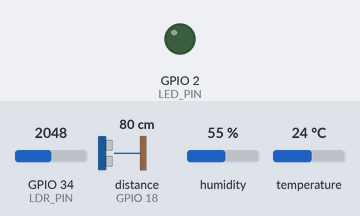
A sketch run on a simulated ESP32. Parts: output pins drawn as LEDs (lit = HIGH). Inputs (shaded band) come from the test bench; at power-on: GPIO 34 (LDR_PIN) = 2048, distance to the obstacle (sensor on GPIO 18) 80 cm, humidity 55 %, temperature 24 °C (analog values on the 0–4095 scale). The echo pulse lasts 58.3 µs per cm; WiFi joins after 1.5 s; servers stay silent unless stated; the local clock reads 2024-03-15 10:24:30 at power-on unless the sketch sets it; random numbers use the default seed unless the sketch sets one; no MQTT or app messages arrive unless stated; pins used as bus, display or sensor lines are not drawn; what the sketch prints to the serial monitor is not drawn.

Above: at 2.5 s.
At 5.05 s:
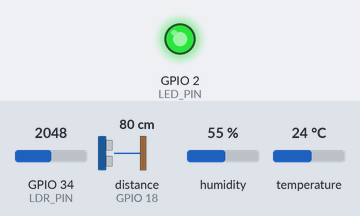
Timing chart, 0 to 6.5 s (numbered marks = the images above):
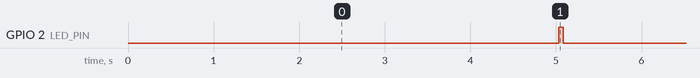

The sketch:

sketch.ino
```cpp
// Bai 2 - Thu thap du lieu IoT: ESP32 + DHT22 + LDR + HC-SR04 -> MQTT (JSON)
// Topic: <TOPIC_ROOT>/<SITE_ID>/<DEVICE_ID>/telemetry  (du lieu, QoS 0)
//        <TOPIC_ROOT>/<SITE_ID>/<DEVICE_ID>/status     (online/offline, retained, LWT)
#include <Arduino.h>
#include <WiFi.h>
#include <PubSubClient.h>
#include <DHTesp.h>
#include <math.h>
#include <sys/time.h>
#include <time.h>
#include <esp_sntp.h>

// ---------------- Cau hinh ----------------
const char* WIFI_SSID = "Wokwi-GUEST";
const char* WIFI_PASSWORD = "";
const char* MQTT_SERVER = "broker.emqx.io";
const uint16_t MQTT_PORT = 1883;
// Doi TOPIC_ROOT thanh ma rieng cua nhom (vd. ma sinh vien) va sua giong o config.toml.
const char* TOPIC_ROOT = "int14149/lab2";
const char* SITE_ID = "lab";
const char* DEVICE_ID = "esp32-01";
const char* FW_VERSION = "2.0.0";

const uint8_t DHT_PIN = 15;
const uint8_t TRIG_PIN = 5;
const uint8_t ECHO_PIN = 18;
const uint8_t LDR_PIN = 34;   // AO cua module quang tro (ADC1)
const uint8_t LED_PIN = 2;

const unsigned long SAMPLE_INTERVAL_MS = 5000;
const unsigned long WIFI_RETRY_MS = 10000;
const unsigned long MQTT_RETRY_MS = 5000;
const uint32_t NTP_RESYNC_MS = 60000;
const size_t BUFFER_CAPACITY = 120;      // 120 mau x 5 s = 10 phut luu tam khi mat ket noi
const size_t FLUSH_PER_LOOP = 10;        // gui bu toi da 10 mau moi vong lap
const size_t PAYLOAD_SIZE = 320;

// ---------------- Trang thai ----------------
WiFiClient wifiClient;
PubSubClient mqttClient(wifiClient);
DHTesp dht;
char telemetryTopic[128];
char statusTopic[128];

char ring[BUFFER_CAPACITY][PAYLOAD_SIZE];
size_t ringHead = 0;   // vi tri mau cu nhat
size_t ringCount = 0;
unsigned long droppedFromBuffer = 0;

unsigned long lastSample = 0;
unsigned long lastWiFiAttempt = 0;
unsigned long lastMqttAttempt = 0;
unsigned long sequenceNo = 0;
bool wifiWasConnected = false;
bool ntpStarted = false;

// ---------------- Thoi gian (NTP) ----------------
bool timeIsValid() {
  return time(nullptr) > 1700000000;  // sau 11/2023 => da dong bo NTP
}

uint64_t epochMillis() {
  struct timeval tv;
  gettimeofday(&tv, nullptr);
  return (uint64_t)tv.tv_sec * 1000ULL + (uint64_t)(tv.tv_usec / 1000);
}

// ---------------- Bo dem store-and-forward ----------------
void bufferPush(const char* payload) {
  if (ringCount == BUFFER_CAPACITY) {  // day: bo mau cu nhat
    ringHead = (ringHead + 1) % BUFFER_CAPACITY;
    ringCount--;
    droppedFromBuffer++;
  }
  const size_t tail = (ringHead + ringCount) % BUFFER_CAPACITY;
  strncpy(ring[tail], payload, PAYLOAD_SIZE - 1);
  ring[tail][PAYLOAD_SIZE - 1] = '\0';
  ringCount++;
}

void flushBuffer() {
  size_t sent = 0;
  while (ringCount > 0 && sent < FLUSH_PER_LOOP && mqttClient.connected()) {
    if (!mqttClient.publish(telemetryTopic, ring[ringHead])) break;  // giu lai, thu lan sau
    ringHead = (ringHead + 1) % BUFFER_CAPACITY;
    ringCount--;
    sent++;
    mqttClient.loop();
  }
  if (sent > 0) {
    Serial.printf("Flushed %u buffered sample(s), %u left\n", (unsigned)sent, (unsigned)ringCount);
  }
}

// ---------------- Ket noi ----------------
void publishStatus(bool online) {
  char msg[160];
  snprintf(msg, sizeof(msg),
    "{\"device_id\":\"%s\",\"status\":\"%s\",\"fw\":\"%s\",\"ip\":\"%s\",\"dropped\":%lu}",
    DEVICE_ID, online ? "online" : "offline", FW_VERSION,
    WiFi.localIP().toString().c_str(), droppedFromBuffer);
  mqttClient.publish(statusTopic, msg, true);
}

void maintainConnections() {
  const unsigned long now = millis();
  if (WiFi.status() != WL_CONNECTED) {
    if (wifiWasConnected) {
      Serial.println("WiFi disconnected - samples are buffered");
      wifiWasConnected = false;
      mqttClient.disconnect();
    }
    if (now - lastWiFiAttempt >= WIFI_RETRY_MS) {
      lastWiFiAttempt = now;
      Serial.println("Connecting WiFi...");
      WiFi.disconnect();
      WiFi.begin(WIFI_SSID, WIFI_PASSWORD, 6);
    }
    return;
  }

  if (!wifiWasConnected) {
    wifiWasConnected = true;
    Serial.print("WiFi connected | IP: ");
    Serial.println(WiFi.localIP());
    lastMqttAttempt = now - MQTT_RETRY_MS;
    if (!ntpStarted) {
      // Dong bo lai moi 60 s (mac dinh 1 gio): dong ho ESP32 trong Wokwi troi ~10% do mo phong
      // cham hon thoi gian thuc, lam sai timestamp va so do do tre.
      sntp_set_sync_interval(NTP_RESYNC_MS);
      configTime(0, 0, "pool.ntp.org", "time.google.com");
      ntpStarted = true;
      Serial.println("NTP sync started");
    }
  }

  if (mqttClient.connected()) {
    mqttClient.loop();
    flushBuffer();
    return;
  }
  if (now - lastMqttAttempt < MQTT_RETRY_MS) return;
  lastMqttAttempt = now;

  String clientId = String("lab2-") + DEVICE_ID + "-" + String((uint32_t)esp_random(), HEX);
  Serial.printf("Connecting MQTT %s:%u ...", MQTT_SERVER, MQTT_PORT);
  const char* lwt = "{\"status\":\"offline\"}";
  if (mqttClient.connect(clientId.c_str(), nullptr, nullptr, statusTopic, 0, true, lwt)) {
    Serial.println(" connected");
    publishStatus(true);
  } else {
    Serial.printf(" failed, rc=%d. Retry in 5 s\n", mqttClient.state());
  }
}

// ---------------- Cam bien ----------------
float readDistanceCm() {
  digitalWrite(TRIG_PIN, LOW);
  delayMicroseconds(2);
  digitalWrite(TRIG_PIN, HIGH);
  delayMicroseconds(10);
  digitalWrite(TRIG_PIN, LOW);
  const unsigned long duration = pulseIn(ECHO_PIN, HIGH, 30000);
  if (duration == 0) return NAN;
  return duration * 0.0343f / 2.0f;
}

// Module quang tro Wokwi: LDR (GAMMA = 0.7, RL10 = 50 kOhm) noi tiep dien tro 10 kOhm,
// AO = VCC * R_ldr / (R_ldr + 10k). ADC mo phong anh xa tuyen tinh 0-3.3 V -> 0-4095.
// Lay trung binh 16 lan doc de giam nhieu ADC (xu ly tai bien - edge).
float readLightLux() {
  uint32_t sum = 0;
  for (int i = 0; i < 16; ++i) sum += analogRead(LDR_PIN);
  const float voltage = sum / 16.0f / 4095.0f * 3.3f;
  if (voltage <= 0.001f || voltage >= 3.299f) return NAN;  // ngoai dai do
  const float resistance = 10000.0f * voltage / (3.3f - voltage);
  return powf(50e3f * powf(10.0f, 0.7f) / resistance, 1.0f / 0.7f);
}

// Ghi so thuc hoac null neu gia tri khong hop le (JSON khong co NaN).
void appendNumber(char* out, size_t cap, const char* key, float value, int decimals) {
  const size_t len = strlen(out);
  if (isfinite(value)) {
    snprintf(out + len, cap - len, ",\"%s\":%.*f", key, decimals, value);
  } else {
    snprintf(out + len, cap - len, ",\"%s\":null", key);
  }
}

void setup() {
  Serial.begin(115200);
  pinMode(TRIG_PIN, OUTPUT);
  pinMode(ECHO_PIN, INPUT);
  pinMode(LED_PIN, OUTPUT);
  digitalWrite(TRIG_PIN, LOW);
  digitalWrite(LED_PIN, LOW);
  analogReadResolution(12);
  dht.setup(DHT_PIN, DHTesp::DHT22);

  snprintf(telemetryTopic, sizeof(telemetryTopic), "%s/%s/%s/telemetry", TOPIC_ROOT, SITE_ID, DEVICE_ID);
  snprintf(statusTopic, sizeof(statusTopic), "%s/%s/%s/status", TOPIC_ROOT, SITE_ID, DEVICE_ID);
  mqttClient.setServer(MQTT_SERVER, MQTT_PORT);
  mqttClient.setBufferSize(512);
  mqttClient.setSocketTimeout(3);
  mqttClient.setKeepAlive(30);

  Serial.println("\n=== BAI 2: ESP32 -> MQTT -> InfluxDB ===");
  Serial.printf("Device %s | topic %s | interval %lu ms\n", DEVICE_ID, telemetryTopic, SAMPLE_INTERVAL_MS);
  WiFi.mode(WIFI_STA);
  WiFi.begin(WIFI_SSID, WIFI_PASSWORD, 6);
  lastWiFiAttempt = millis();
  Serial.println("Connecting WiFi...");
}

void loop() {
  maintainConnections();
  const unsigned long now = millis();
  if (now - lastSample < SAMPLE_INTERVAL_MS) {
    delay(10);
    return;
  }
  lastSample = now;

  if (!timeIsValid()) {
    Serial.println("Waiting for NTP time - sample skipped");
    return;
  }

  const TempAndHumidity th = dht.getTempAndHumidity();
  const float lux = readLightLux();
  const float distance = readDistanceCm();
  const long rssi = WiFi.status() == WL_CONNECTED ? (long)WiFi.RSSI() : 0L;

  ++sequenceNo;
  char payload[PAYLOAD_SIZE];
  snprintf(payload, sizeof(payload), "{\"device_id\":\"%s\",\"ts\":%llu,\"seq\":%lu",
           DEVICE_ID, (unsigned long long)epochMillis(), sequenceNo);
  appendNumber(payload, sizeof(payload), "temperature", th.temperature, 2);
  appendNumber(payload, sizeof(payload), "humidity", th.humidity, 2);
  appendNumber(payload, sizeof(payload), "light_lux", lux, 1);
  appendNumber(payload, sizeof(payload), "distance_cm", distance, 2);
  const size_t len = strlen(payload);
  const int tail = snprintf(payload + len, sizeof(payload) - len, ",\"rssi\":%ld,\"uptime_s\":%lu}",
                            rssi, millis() / 1000UL);
  if (tail < 0 || len + tail >= sizeof(payload)) {
    Serial.println("Payload too large - skipped");
    return;
  }

  Serial.print(payload);
  if (!mqttClient.connected() || ringCount > 0) {
    // Offline hoac con mau cu chua gui: xep hang de giu dung thu tu.
    bufferPush(payload);
    Serial.printf(" | BUFFERED (%u)\n", (unsigned)ringCount);
    if (mqttClient.connected()) flushBuffer();
    return;
  }
  const bool ok = mqttClient.publish(telemetryTopic, payload);
  Serial.printf(" | publish=%s\n", ok ? "OK" : "FAILED->BUFFER");
  if (!ok) {
    bufferPush(payload);
    return;
  }
  digitalWrite(LED_PIN, HIGH);
  delay(50);
  digitalWrite(LED_PIN, LOW);
}
```

Measured:
- by itself, GPIO 2 (LED_PIN): alternates HIGH for 0.05 s and LOW for 5.0 s
